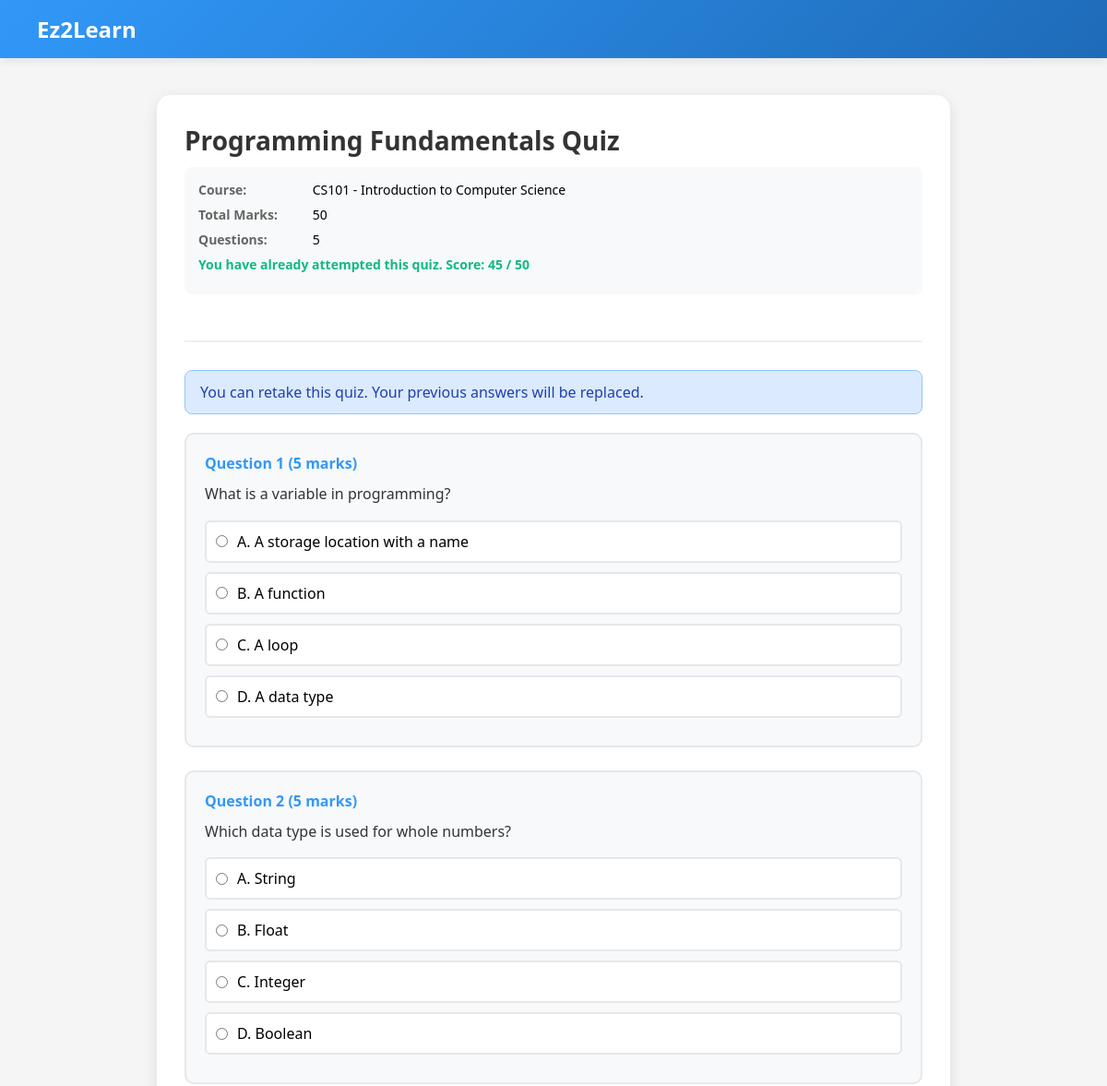
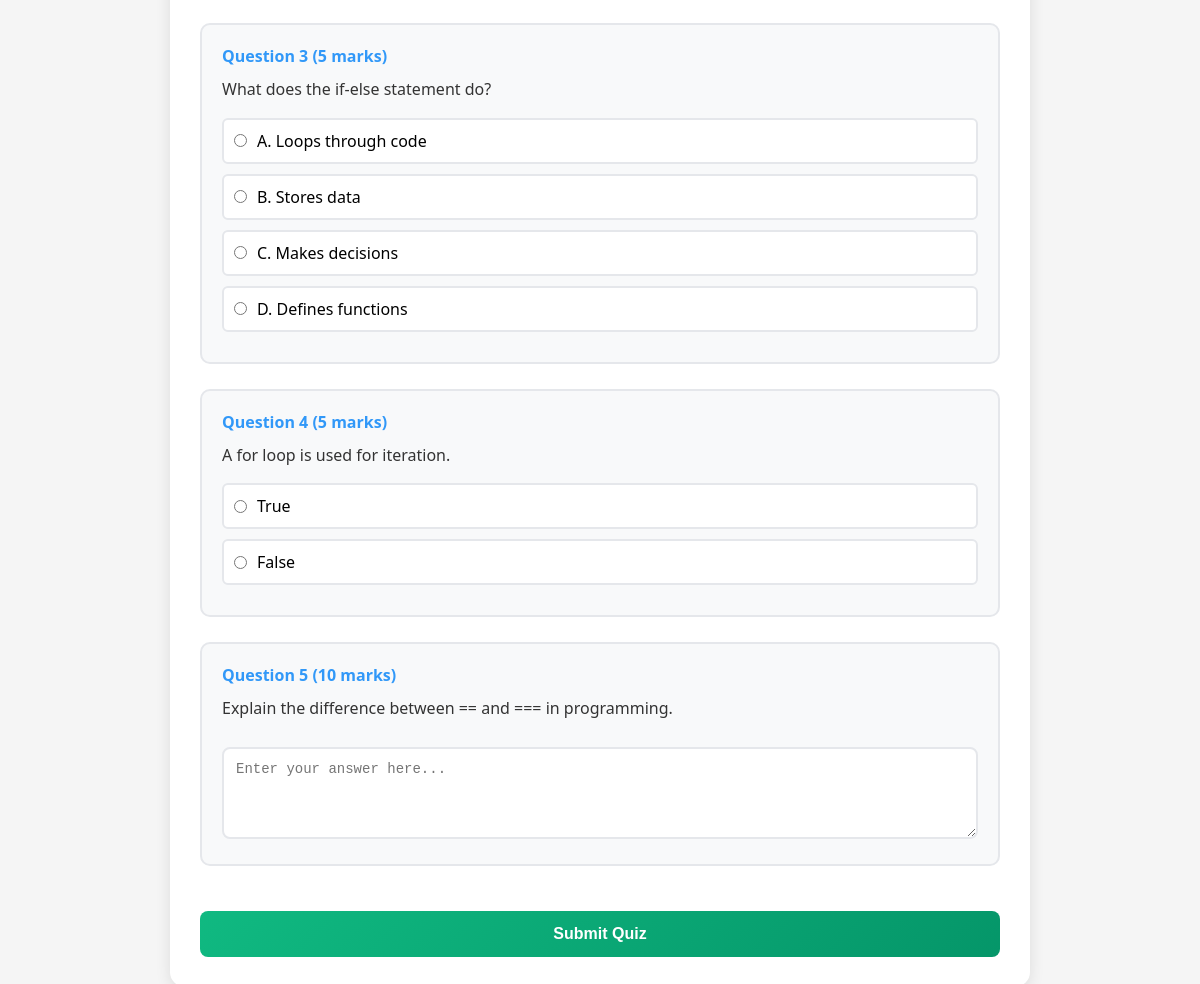
Screenshot of /student/module-assignments/attempt-quiz.php?quiz_id=1 (signed in) with the database file from the repository (2 pictures, top to bottom).
### tables this page shows
CREATE TABLE quizzes (
    quiz_id INT AUTO_INCREMENT PRIMARY KEY,
    course_id INT NOT NULL,
    lecturer_id INT NOT NULL,
    title VARCHAR(150) NOT NULL,
    total_marks INT,
    FOREIGN KEY (course_id) REFERENCES courses(course_id),
    FOREIGN KEY (lecturer_id) REFERENCES users(user_id)
);

CREATE TABLE courses (
    course_id INT AUTO_INCREMENT PRIMARY KEY,
    course_code VARCHAR(20) UNIQUE NOT NULL,
    course_name VARCHAR(100) NOT NULL,
    description TEXT,
    status ENUM('open','closed') DEFAULT 'open'
);

CREATE TABLE quiz_attempts (
    attempt_id INT AUTO_INCREMENT PRIMARY KEY,
    quiz_id INT NOT NULL,
    student_id INT NOT NULL,
    score INT,
    answers TEXT,
    attempted_at TIMESTAMP DEFAULT CURRENT_TIMESTAMP,
    FOREIGN KEY (quiz_id) REFERENCES quizzes(quiz_id),
    FOREIGN KEY (student_id) REFERENCES users(user_id)
);

CREATE TABLE quiz_questions (
    question_id INT AUTO_INCREMENT PRIMARY KEY,
    quiz_id INT NOT NULL,
    question_text TEXT NOT NULL,
    question_type ENUM('multiple_choice', 'true_false', 'short_answer') NOT NULL DEFAULT 'multiple_choice',
    option_a VARCHAR(255),
    option_b VARCHAR(255),
    option_c VARCHAR(255),
    option_d VARCHAR(255),
    correct_answer VARCHAR(255) NOT NULL,
    marks INT DEFAULT 1,
    question_order INT DEFAULT 0,
    FOREIGN KEY (quiz_id) REFERENCES quizzes(quiz_id) ON DELETE CASCADE
);

### student/module-assignments/attempt-quiz.php (the view, shortened to what this page needs)
<?php
$db_host = 'localhost';
$db_user = 'root';
$db_pass = '';
$db_name = 'ez2learn';
$conn = mysqli_connect($db_host, $db_user, $db_pass, $db_name);
$student_id = $_SESSION['user_id'] ?? 0;
$quiz_id = (int)($_GET['quiz_id'] ?? 0);
$quiz_query = "
    SELECT q.*, c.course_code, c.course_name
    FROM quizzes q
    INNER JOIN enrollments e ON q.course_id = e.course_id
    LEFT JOIN courses c ON q.course_id = c.course_id
    WHERE q.quiz_id = ? AND e.student_id = ?
";
$stmt = mysqli_prepare($conn, $quiz_query);
mysqli_stmt_bind_param($stmt, "ii", $quiz_id, $student_id);
mysqli_stmt_execute($stmt);
$result = mysqli_stmt_get_result($stmt);
$quiz = mysqli_fetch_assoc($result);
$check_attempt = mysqli_prepare($conn, "SELECT attempt_id, score FROM quiz_attempts WHERE quiz_id = ? AND student_id = ?");
mysqli_stmt_bind_param($check_attempt, "ii", $quiz_id, $student_id);
mysqli_stmt_execute($check_attempt);
$attempt_result = mysqli_stmt_get_result($check_attempt);
$existing_attempt = mysqli_fetch_assoc($attempt_result);
$questions_query = "
    SELECT question_id, question_text, question_type, option_a, option_b, option_c, option_d, marks
    FROM quiz_questions
    WHERE quiz_id = ?
    ORDER BY question_order ASC
";
$stmt = mysqli_prepare($conn, $questions_query);
mysqli_stmt_bind_param($stmt, "i", $quiz_id);
mysqli_stmt_execute($stmt);
$result = mysqli_stmt_get_result($stmt);
$questions = mysqli_fetch_all($result, MYSQLI_ASSOC);
?>
<!DOCTYPE html>
<html lang="en">
<head>
</head>
<body>
    <div class="header">
        <div class="header-top">
            <div class="logo-text">Ez2Learn</div>
        </div>
    </div>
    <div class="container">
        <div class="page-container">
            <div class="page-header">
                <h1><?php echo htmlspecialchars($quiz['title']); ?></h1>
                <div class="quiz-info">
                    <div class="info-row">
                        <span class="info-label">Course:</span>
                        <?php echo htmlspecialchars($quiz['course_code'] . ' - ' . $quiz['course_name']); ?>
                    </div>
                    <div class="info-row">
                        <span class="info-label">Total Marks:</span>
                        <?php echo $quiz['total_marks'] ?? 'N/A'; ?>
                    </div>
                    <div class="info-row">
                        <span class="info-label">Questions:</span>
                        <?php echo count($questions); ?>
                    </div>
                    <?php if ($existing_attempt): ?>
                        <div class="info-row" style="color: #10b981; font-weight: 600;">
                            You have already attempted this quiz. Score: <?php echo $existing_attempt['score']; ?> / <?php echo $quiz['total_marks']; ?>
                        </div>
                    <?php endif; ?>
                </div>
            </div>
            <?php if (empty($questions)): ?>
                <div style="text-align: center; padding: 40px; color: #6b7280;">
                    <p>No questions available for this quiz.</p>
                </div>
            <?php else: ?>
                <?php if ($existing_attempt): ?>
                    <div class="alert alert-info">
                        You can retake this quiz. Your previous answers will be replaced.
                    </div>
                <?php endif; ?>
                <form method="POST" id="quizForm">
                    <?php foreach ($questions as $index => $question): ?>
                        <div class="question-item">
                            <div class="question-number">Question <?php echo $index + 1; ?> (<?php echo $question['marks']; ?> marks)</div>
                            <div class="question-text"><?php echo htmlspecialchars($question['question_text']); ?></div>
                            <?php if ($question['question_type'] === 'multiple_choice' || $question['question_type'] === 'true_false'): ?>
                                <div class="options-list">
                                    <?php if ($question['option_a']): ?>
                                        <div class="option-item">
                                            <label class="option-label">
                                                <input type="radio" name="answers[<?php echo $question['question_id']; ?>]" value="A" required>
                                                <span>A. <?php echo htmlspecialchars($question['option_a']); ?></span>
                                            </label>
                                        </div>
                                    <?php endif; ?>
                                    <?php if ($question['option_b']): ?>
                                        <div class="option-item">
                                            <label class="option-label">
                                                <input type="radio" name="answers[<?php echo $question['question_id']; ?>]" value="B" required>
                                                <span>B. <?php echo htmlspecialchars($question['option_b']); ?></span>
                                            </label>
                                        </div>
                                    <?php endif; ?>
                                    <?php if ($question['option_c']): ?>
                                        <div class="option-item">
                                            <label class="option-label">
                                                <input type="radio" name="answers[<?php echo $question['question_id']; ?>]" value="C" required>
                                                <span>C. <?php echo htmlspecialchars($question['option_c']); ?></span>
                                            </label>
                                        </div>
                                    <?php endif; ?>
                                    <?php if ($question['option_d']): ?>
                                        <div class="option-item">
                                            <label class="option-label">
                                                <input type="radio" name="answers[<?php echo $question['question_id']; ?>]" value="D" required>
                                                <span>D. <?php echo htmlspecialchars($question['option_d']); ?></span>
                                            </label>
                                        </div>
                                    <?php endif; ?>
                                    <?php if ($question['question_type'] === 'true_false'): ?>
                                        <div class="option-item">
                                            <label class="option-label">
                                                <input type="radio" name="answers[<?php echo $question['question_id']; ?>]" value="True" required>
                                                <span>True</span>
                                            </label>
                                        </div>
                                        <div class="option-item">
                                            <label class="option-label">
                                                <input type="radio" name="answers[<?php echo $question['question_id']; ?>]" value="False" required>
                                                <span>False</span>
                                            </label>
                                        </div>
                                    <?php endif; ?>
                                </div>
                            <?php else: ?>
                                <textarea name="answers[<?php echo $question['question_id']; ?>]" class="form-control" rows="4" required placeholder="Enter your answer here..."></textarea>
                            <?php endif; ?>
                        </div>
                    <?php endforeach; ?>
                    <button type="submit" name="submit_quiz" class="btn-submit">Submit Quiz</button>
                </form>
            <?php endif; ?>
        </div>
    </div>
</body>
</html>

### student/module-assignments/attempt-quiz.php (style rules this page uses)
* { margin: 0; padding: 0; box-sizing: border-box; }
body { font-family: 'Segoe UI', Tahoma, Geneva, Verdana, sans-serif; background: #f5f5f5; }
.header { background: linear-gradient(135deg, #3198F8 0%, #1e6bb8 100%); color: white; padding: 0; box-shadow: 0 2px 10px rgba(0, 0, 0, 0.1); }
.header-top { padding: 15px 40px; display: flex; justify-content: space-between; align-items: center; max-width: 1400px; margin: 0 auto; }
.logo-text { font-size: 24px; font-weight: bold; }
.container { max-width: 900px; margin: 40px auto; padding: 0 20px; }
.page-container { background: white; border-radius: 15px; padding: 30px; box-shadow: 0 4px 15px rgba(0, 0, 0, 0.1); }
.page-header { margin-bottom: 30px; padding-bottom: 20px; border-bottom: 2px solid #f0f0f0; }
.page-header h1 { color: #333; font-size: 28px; margin-bottom: 10px; }
.quiz-info { background: #f8f9fa; padding: 15px; border-radius: 8px; margin-bottom: 30px; }
.info-row { margin-bottom: 8px; font-size: 14px; }
.info-label { font-weight: 600; color: #666; display: inline-block; min-width: 120px; }
.question-item { background: #f8f9fa; padding: 20px; border-radius: 10px; margin-bottom: 25px; border: 2px solid #e5e7eb; }
.question-number { font-weight: 600; color: #3198F8; font-size: 16px; margin-bottom: 10px; }
.question-text { font-size: 16px; color: #333; margin-bottom: 15px; line-height: 1.6; }
.options-list { margin-top: 15px; }
.option-item { margin-bottom: 10px; }
.option-label { display: flex; align-items: center; padding: 10px; background: white; border: 2px solid #e5e7eb; border-radius: 6px; cursor: pointer; transition: all 0.3s ease; }
.option-label input[type="radio"] { margin-right: 10px; }
.form-control { width: 100%; padding: 12px; border: 2px solid #e5e7eb; border-radius: 8px; font-size: 14px; margin-top: 10px; }
.btn-submit { background: linear-gradient(135deg, #10b981 0%, #059669 100%); color: white; border: none; padding: 14px 28px; border-radius: 8px; font-size: 16px; font-weight: 600; cursor: pointer; transition: all 0.3s ease; width: 100%; margin-top: 20px; }
.alert { padding: 12px 16px; border-radius: 8px; margin-bottom: 20px; }
.alert-info { background: #dbeafe; color: #1e40af; border: 1px solid #93c5fd; }

### rows the page displays
quizzes: title "Programming Fundamentals Quiz", course.course_name "CS101 - Introduction to Computer Science", total_marks "50"
quiz_attempts: score "45"
quiz_questions: marks "5", question_text "What is a variable in programming?", option_a "A storage location with a name", option_b "A function", option_c "A loop", option_d "A data type"
quiz_questions: marks "5", question_text "Which data type is used for whole numbers?", option_a "String", option_b "Float", option_c "Integer", option_d "Boolean"
quiz_questions: marks "5", question_text "What does the if-else statement do?", option_a "Loops through code", option_b "Stores data", option_c "Makes decisions", option_d "Defines functions"
quiz_questions: marks "5", question_text "A for loop is used for iteration."
quiz_questions: marks "10", question_text "Explain the difference between == and === in programming.", question_id "Enter your answer here..."

### other values shown
count($questions) "5"
